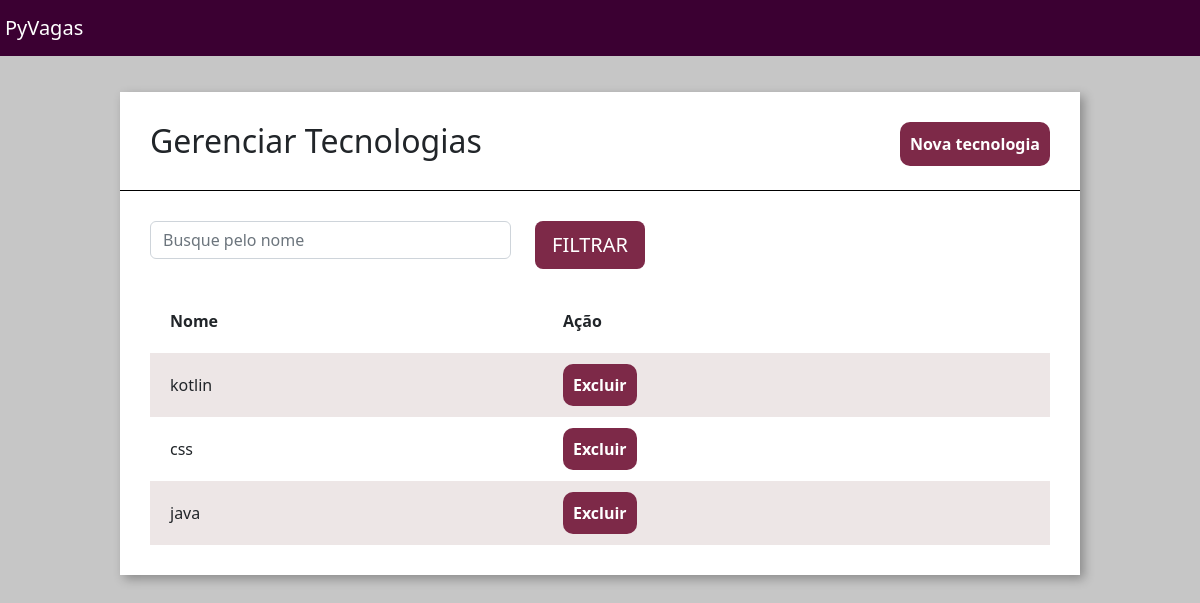
Before: /home/tecnologias/ with the older database file.
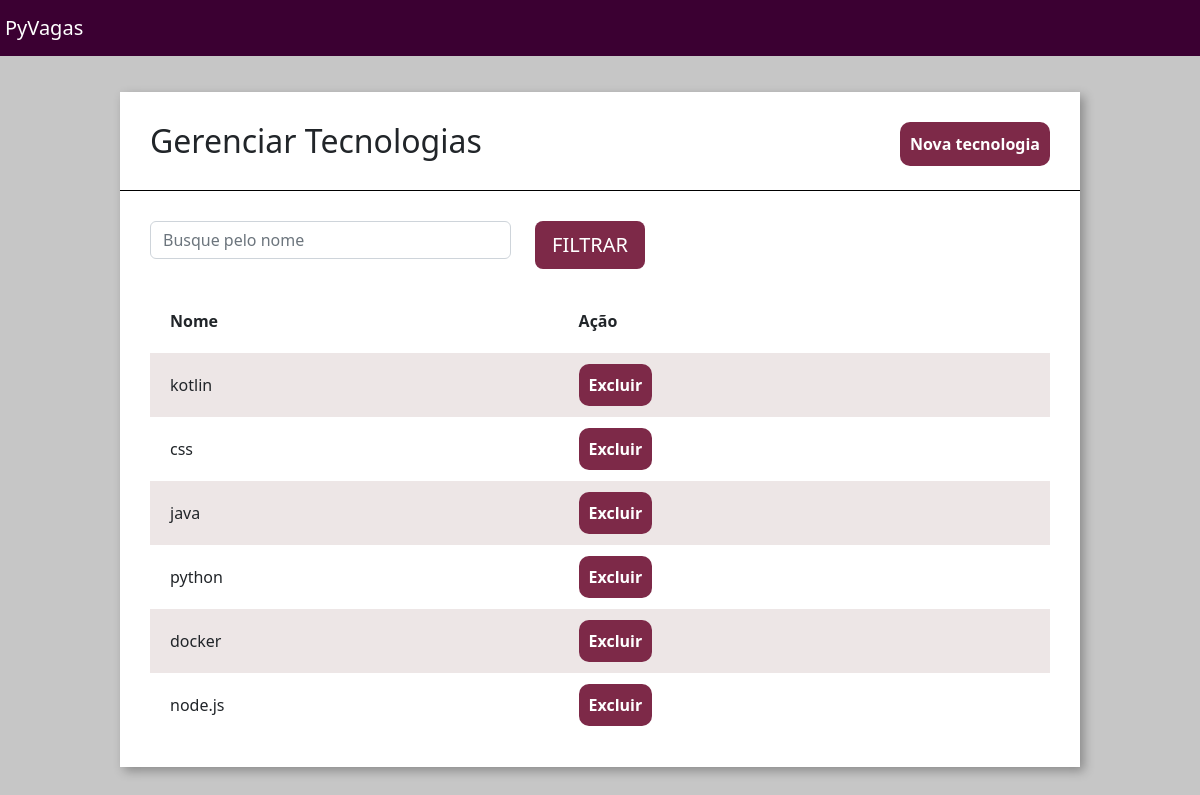
After: the same page with the newer database file.
### empresa/models.py (models this page shows, shortened)
class Tecnologias(models.Model):
    tecnologia = models.CharField(max_length=30)

### empresa/views.py (the view)
# urls.py: path('tecnologias/', views.tecnologias, name='tecnologias'),
def tecnologias(request):
    nome_filtrar = request.GET.get('nome')
    tecnologias = Tecnologias.objects.all()
    if nome_filtrar:
        tecnologias = tecnologias.filter(tecnologia__icontains = nome_filtrar)
    return render(request, 'tecnologias.html', {'tecnologias': tecnologias,})

### empresa/templatetags/filtro.py (called while the page is built)
@register.filter(name='is_par')
def is_par(valor):
    return True if valor % 2 == 0 else False

### empresa/templates/tecnologias.html (shortened to what this page needs)
{% extends 'base.html' %}
{% load static %}
{% load filtro %}
{% block 'head' %}
    <link href="{% static 'empresa/css/tecnologias.css' %}" rel="stylesheet">
{% endblock %}
{% block 'body' %}
    <div class="wrapper">
        <div class="box">
            <div class="header-box">
                <h2 class="titulo">Gerenciar Tecnologias</h2>
                <a href="#" class="btn-nova-empresa" data-bs-toggle="modal" data-bs-target="#myModal">Nova tecnologia</a>
            </div>
            <div class="borda-box"></div>
            <div class="body-box">
                <form action="{% url 'tecnologias' %}" method="GET"> {% csrf_token %}
                <div class="row">
                        <div class="col-md-5">
                            <input type="text" placeholder="Busque pelo nome" class="form-control" name="nome">
                        </div>
                    <div class="col-md-3">
                        <input type="submit" value="FILTRAR" class="btn btn-lg btn-filtro">
                    </div>
                </div>
                </form>
                <table class="tabela" cellpadding="20">
                    <tr>
                        <th>Nome</th>
                        <th>Ação</th>
                    </tr>
                    {% for tech in tecnologias%}
                    <tr {% if not forloop.counter|is_par %} class="tabela-linha" {% endif %}>
                        <td> {{tech.tecnologia}} </td>
                        <td>
                            <a href="{% url 'excluir_tech' tech.id %}" class="btn-excluir">Excluir</a>
                        </td>
                    </tr>
                {% endfor %}
                </table>
            </div>
        </div>
    </div>
{% endblock%}

Changed rows visible on the page:
added Tecnologias: tecnologia "python"
added Tecnologias: tecnologia "docker"
added Tecnologias: tecnologia "node.js"
